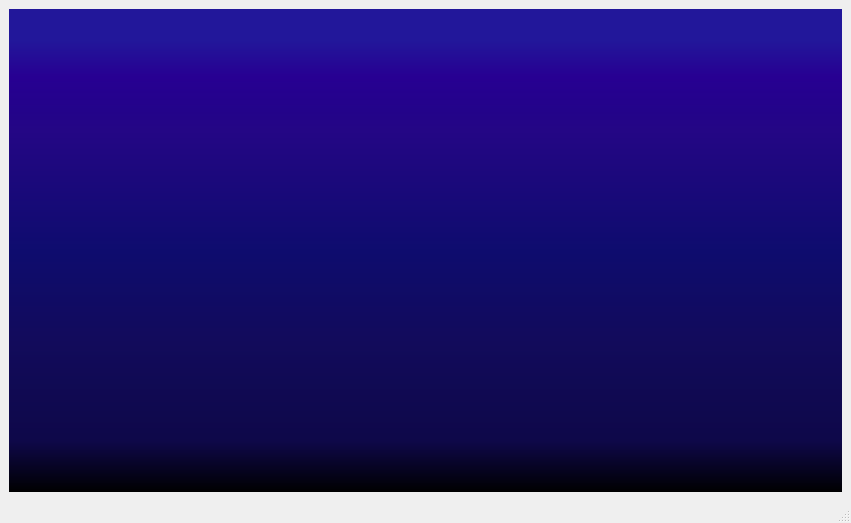
<?xml version="1.0" encoding="UTF-8"?>
<ui version="4.0">
 <class>MainWindow</class>
 <widget class="QMainWindow" name="MainWindow">
  <property name="geometry">
   <rect>
    <x>0</x>
    <y>0</y>
    <width>851</width>
    <height>523</height>
   </rect>
  </property>
  <property name="minimumSize">
   <size>
    <width>750</width>
    <height>400</height>
   </size>
  </property>
  <property name="windowTitle">
   <string>MainWindow</string>
  </property>
  <widget class="QWidget" name="centralwidget">
   <property name="styleSheet">
    <string notr="true"/>
   </property>
   <layout class="QGridLayout" name="gridLayout">
    <item row="0" column="0">
     <widget class="QStackedWidget" name="stackedMainWidget">
      <property name="minimumSize">
       <size>
        <width>0</width>
        <height>0</height>
       </size>
      </property>
      <property name="styleSheet">
       <string notr="true">QWidget#stackedMainWidget {
	background-color: qlineargradient(spread:pad, x1:0, y1:1, x2:0, y2:0, stop:0 rgba(0, 0, 0, 255), stop:0.106383 rgba(14, 8, 73, 255), stop:0.319149 rgba(18, 11, 92, 255), stop:0.497872 rgba(14, 12, 110, 255), stop:0.75 rgba(36, 6, 133, 255), stop:0.79 rgba(35, 3, 138, 255), stop:0.86 rgba(39, 0, 146, 255), stop:0.935 rgba(34, 23, 154, 255));
}</string>
      </property>
      <widget class="QWidget" name="pageAuthentification">
       <layout class="QGridLayout" name="gridLayout_2">
        <item row="0" column="0">
         <layout class="QVBoxLayout" name="verticalLayout"/>
        </item>
       </layout>
      </widget>
      <widget class="QWidget" name="pageMainWindow">
       <layout class="QGridLayout" name="gridLayout_3">
        <item row="0" column="0">
         <widget class="QFrame" name="mainWindowFrame">
          <property name="styleSheet">
           <string notr="true">QFrame#mainWindowFrame {
	background-color: rgb(20, 20, 20);
}</string>
          </property>
          <property name="frameShape">
           <enum>QFrame::StyledPanel</enum>
          </property>
          <property name="frameShadow">
           <enum>QFrame::Raised</enum>
          </property>
          <layout class="QGridLayout" name="gridLayout_4">
           <property name="leftMargin">
            <number>3</number>
           </property>
           <property name="topMargin">
            <number>0</number>
           </property>
           <property name="rightMargin">
            <number>3</number>
           </property>
           <property name="bottomMargin">
            <number>3</number>
           </property>
           <item row="0" column="0" rowspan="7">
            <widget class="QGroupBox" name="usersGroupBox">
             <property name="minimumSize">
              <size>
               <width>350</width>
               <height>0</height>
              </size>
             </property>
             <property name="maximumSize">
              <size>
               <width>16777215</width>
               <height>16777215</height>
              </size>
             </property>
             <property name="baseSize">
              <size>
               <width>0</width>
               <height>0</height>
              </size>
             </property>
             <property name="styleSheet">
              <string notr="true">.QGroupBox {  }</string>
             </property>
             <property name="title">
              <string/>
             </property>
             <layout class="QGridLayout" name="gridLayout_5">
              <property name="leftMargin">
               <number>5</number>
              </property>
              <property name="topMargin">
               <number>5</number>
              </property>
              <property name="rightMargin">
               <number>5</number>
              </property>
              <property name="bottomMargin">
               <number>5</number>
              </property>
              <item row="1" column="1" colspan="2">
               <widget class="MessagesArea" name="messagesArea">
                <property name="verticalScrollBarPolicy">
                 <enum>Qt::ScrollBarAlwaysOff</enum>
                </property>
                <property name="horizontalScrollBarPolicy">
                 <enum>Qt::ScrollBarAlwaysOff</enum>
                </property>
                <property name="widgetResizable">
                 <bool>true</bool>
                </property>
                <property name="alignment">
                 <set>Qt::AlignHCenter|Qt::AlignTop</set>
                </property>
                <widget class="QWidget" name="scrollAreaWidgetContents">
                 <property name="geometry">
                  <rect>
                   <x>0</x>
                   <y>0</y>
                   <width>332</width>
                   <height>385</height>
                  </rect>
                 </property>
                 <layout class="QGridLayout" name="messagesLayout"/>
                </widget>
               </widget>
              </item>
              <item row="0" column="1" colspan="2">
               <widget class="SearchForm" name="searchWidget" native="true"/>
              </item>
             </layout>
            </widget>
           </item>
           <item row="0" column="3">
            <widget class="QStackedWidget" name="chatStackedWidget">
             <property name="minimumSize">
              <size>
               <width>0</width>
               <height>0</height>
              </size>
             </property>
             <property name="maximumSize">
              <size>
               <width>16777215</width>
               <height>16777215</height>
              </size>
             </property>
             <widget class="QWidget" name="pageChat">
              <layout class="QGridLayout" name="gridLayout_7">
               <item row="2" column="0">
                <widget class="SendMessageForm" name="sendMessageWidget" native="true">
                 <property name="sizePolicy">
                  <sizepolicy hsizetype="Preferred" vsizetype="Preferred">
                   <horstretch>0</horstretch>
                   <verstretch>3</verstretch>
                  </sizepolicy>
                 </property>
                 <property name="minimumSize">
                  <size>
                   <width>0</width>
                   <height>0</height>
                  </size>
                 </property>
                </widget>
               </item>
               <item row="1" column="0">
                <widget class="QScrollArea" name="scrollArea">
                 <property name="sizePolicy">
                  <sizepolicy hsizetype="Preferred" vsizetype="Preferred">
                   <horstretch>0</horstretch>
                   <verstretch>20</verstretch>
                  </sizepolicy>
                 </property>
                 <property name="widgetResizable">
                  <bool>true</bool>
                 </property>
                 <property name="alignment">
                  <set>Qt::AlignCenter</set>
                 </property>
                 <widget class="QWidget" name="scrollAreaWidgetContents_2">
                  <property name="geometry">
                   <rect>
                    <x>0</x>
                    <y>0</y>
                    <width>418</width>
                    <height>291</height>
                   </rect>
                  </property>
                  <layout class="QGridLayout" name="gridLayout_9">
                   <item row="0" column="0">
                    <layout class="QVBoxLayout" name="verticalLayout_2">
                     <property name="leftMargin">
                      <number>11</number>
                     </property>
                     <property name="topMargin">
                      <number>11</number>
                     </property>
                     <property name="rightMargin">
                      <number>11</number>
                     </property>
                     <property name="bottomMargin">
                      <number>11</number>
                     </property>
                     <item>
                      <layout class="QHBoxLayout" name="horizontalLayout_7"/>
                     </item>
                     <item>
                      <layout class="QHBoxLayout" name="horizontalLayout_4">
                       <property name="bottomMargin">
                        <number>10</number>
                       </property>
                      </layout>
                     </item>
                    </layout>
                   </item>
                  </layout>
                 </widget>
                </widget>
               </item>
               <item row="0" column="0">
                <widget class="QFrame" name="frame">
                 <property name="sizePolicy">
                  <sizepolicy hsizetype="Preferred" vsizetype="Preferred">
                   <horstretch>0</horstretch>
                   <verstretch>1</verstretch>
                  </sizepolicy>
                 </property>
                 <property name="maximumSize">
                  <size>
                   <width>16777215</width>
                   <height>50</height>
                  </size>
                 </property>
                 <property name="frameShape">
                  <enum>QFrame::StyledPanel</enum>
                 </property>
                 <property name="frameShadow">
                  <enum>QFrame::Raised</enum>
                 </property>
                 <layout class="QGridLayout" name="gridLayout_8">
                  <item row="0" column="0">
                   <widget class="QLabel" name="chatUserUsername">
                    <property name="sizePolicy">
                     <sizepolicy hsizetype="Preferred" vsizetype="Preferred">
                      <horstretch>0</horstretch>
                      <verstretch>0</verstretch>
                     </sizepolicy>
                    </property>
                    <property name="maximumSize">
                     <size>
                      <width>16777215</width>
                      <height>16777215</height>
                     </size>
                    </property>
                    <property name="font">
                     <font>
                      <family>ori1Uni</family>
                      <pointsize>13</pointsize>
                      <bold>true</bold>
                     </font>
                    </property>
                    <property name="text">
                     <string>TextLabel</string>
                    </property>
                   </widget>
                  </item>
                 </layout>
                </widget>
               </item>
              </layout>
             </widget>
             <widget class="QWidget" name="pageChooseChat">
              <layout class="QGridLayout" name="gridLayout_6">
               <item row="0" column="0">
                <spacer name="verticalSpacer_2">
                 <property name="orientation">
                  <enum>Qt::Vertical</enum>
                 </property>
                 <property name="sizeHint" stdset="0">
                  <size>
                   <width>20</width>
                   <height>40</height>
                  </size>
                 </property>
                </spacer>
               </item>
               <item row="4" column="0">
                <spacer name="verticalSpacer">
                 <property name="orientation">
                  <enum>Qt::Vertical</enum>
                 </property>
                 <property name="sizeHint" stdset="0">
                  <size>
                   <width>20</width>
                   <height>40</height>
                  </size>
                 </property>
                </spacer>
               </item>
               <item row="2" column="0">
                <layout class="QHBoxLayout" name="horizontalLayout_3">
                 <property name="topMargin">
                  <number>0</number>
                 </property>
                 <item>
                  <widget class="QLabel" name="mainWindowLogoLabel">
                   <property name="sizePolicy">
                    <sizepolicy hsizetype="Fixed" vsizetype="Fixed">
                     <horstretch>0</horstretch>
                     <verstretch>0</verstretch>
                    </sizepolicy>
                   </property>
                   <property name="minimumSize">
                    <size>
                     <width>0</width>
                     <height>0</height>
                    </size>
                   </property>
                   <property name="maximumSize">
                    <size>
                     <width>100</width>
                     <height>90</height>
                    </size>
                   </property>
                   <property name="layoutDirection">
                    <enum>Qt::LeftToRight</enum>
                   </property>
                   <property name="styleSheet">
                    <string notr="true"/>
                   </property>
                   <property name="text">
                    <string>TextLabel</string>
                   </property>
                   <property name="scaledContents">
                    <bool>true</bool>
                   </property>
                   <property name="alignment">
                    <set>Qt::AlignCenter</set>
                   </property>
                  </widget>
                 </item>
                </layout>
               </item>
               <item row="1" column="0">
                <widget class="QLabel" name="label">
                 <property name="maximumSize">
                  <size>
                   <width>16777215</width>
                   <height>100</height>
                  </size>
                 </property>
                 <property name="font">
                  <font>
                   <family>ori1Uni</family>
                   <pointsize>16</pointsize>
                   <bold>true</bold>
                  </font>
                 </property>
                 <property name="styleSheet">
                  <string notr="true"/>
                 </property>
                 <property name="text">
                  <string>Choose someone to talk...</string>
                 </property>
                 <property name="scaledContents">
                  <bool>true</bool>
                 </property>
                 <property name="alignment">
                  <set>Qt::AlignCenter</set>
                 </property>
                </widget>
               </item>
              </layout>
             </widget>
             <widget class="QWidget" name="page_2"/>
            </widget>
           </item>
          </layout>
         </widget>
        </item>
       </layout>
      </widget>
      <widget class="QWidget" name="pageUserWelcome">
       <layout class="QVBoxLayout" name="verticalLayout_3">
        <item>
         <spacer name="verticalSpacer_4">
          <property name="orientation">
           <enum>Qt::Vertical</enum>
          </property>
          <property name="sizeHint" stdset="0">
           <size>
            <width>20</width>
            <height>40</height>
           </size>
          </property>
         </spacer>
        </item>
        <item>
         <layout class="QHBoxLayout" name="horizontalLayout">
          <property name="topMargin">
           <number>10</number>
          </property>
          <item>
           <widget class="QLabel" name="welcomeLogoLabel">
            <property name="maximumSize">
             <size>
              <width>150</width>
              <height>150</height>
             </size>
            </property>
            <property name="text">
             <string>TextLabel</string>
            </property>
            <property name="alignment">
             <set>Qt::AlignCenter</set>
            </property>
           </widget>
          </item>
         </layout>
        </item>
        <item>
         <widget class="QLabel" name="welcomeTextLabel">
          <property name="font">
           <font>
            <family>ori1Uni</family>
            <pointsize>16</pointsize>
            <bold>true</bold>
           </font>
          </property>
          <property name="text">
           <string>TextLabel</string>
          </property>
          <property name="alignment">
           <set>Qt::AlignCenter</set>
          </property>
         </widget>
        </item>
        <item>
         <layout class="QHBoxLayout" name="horizontalLayout_2">
          <property name="topMargin">
           <number>20</number>
          </property>
          <item>
           <widget class="QPushButton" name="continueButton">
            <property name="maximumSize">
             <size>
              <width>150</width>
              <height>16777215</height>
             </size>
            </property>
            <property name="font">
             <font>
              <family>ori1Uni</family>
              <bold>true</bold>
             </font>
            </property>
            <property name="cursor">
             <cursorShape>PointingHandCursor</cursorShape>
            </property>
            <property name="styleSheet">
             <string notr="true">QPushButton#continueButton {	 
	color: rgb(0, 22, 150);
	background-color: rgb(206, 198, 170);
}</string>
            </property>
            <property name="text">
             <string>Continue</string>
            </property>
           </widget>
          </item>
         </layout>
        </item>
        <item>
         <spacer name="verticalSpacer_3">
          <property name="orientation">
           <enum>Qt::Vertical</enum>
          </property>
          <property name="sizeHint" stdset="0">
           <size>
            <width>20</width>
            <height>40</height>
           </size>
          </property>
         </spacer>
        </item>
       </layout>
      </widget>
     </widget>
    </item>
   </layout>
  </widget>
  <widget class="QStatusBar" name="statusbar"/>
  <widget class="QMenuBar" name="menubar">
   <property name="geometry">
    <rect>
     <x>0</x>
     <y>0</y>
     <width>851</width>
     <height>26</height>
    </rect>
   </property>
  </widget>
 </widget>
 <customwidgets>
  <customwidget>
   <class>MessagesArea</class>
   <extends>QScrollArea</extends>
   <header>messagesarea.h</header>
   <container>1</container>
  </customwidget>
  <customwidget>
   <class>SearchForm</class>
   <extends>QWidget</extends>
   <header location="global">searchform.h</header>
   <container>1</container>
  </customwidget>
  <customwidget>
   <class>SendMessageForm</class>
   <extends>QWidget</extends>
   <header location="global">sendmessageform.h</header>
   <container>1</container>
  </customwidget>
 </customwidgets>
 <resources/>
 <connections/>
</ui>
